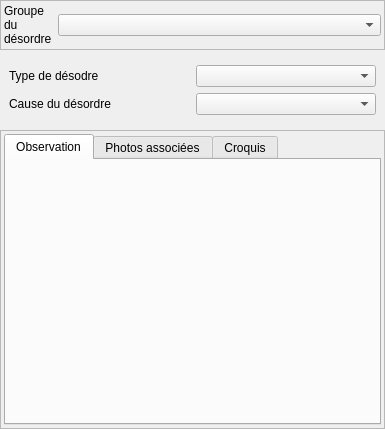
<?xml version="1.0" encoding="UTF-8"?>
<ui version="4.0">
 <class>Form</class>
 <widget class="QWidget" name="Form">
  <property name="geometry">
   <rect>
    <x>0</x>
    <y>0</y>
    <width>385</width>
    <height>429</height>
   </rect>
  </property>
  <property name="windowTitle">
   <string>Form</string>
  </property>
  <layout class="QVBoxLayout" name="verticalLayout_2" stretch="1,1,20">
   <property name="margin">
    <number>0</number>
   </property>
   <item>
    <widget class="QFrame" name="frame_2">
     <property name="frameShape">
      <enum>QFrame::StyledPanel</enum>
     </property>
     <property name="frameShadow">
      <enum>QFrame::Raised</enum>
     </property>
     <layout class="QGridLayout" name="gridLayout_3" columnstretch="1,10">
      <property name="margin">
       <number>3</number>
      </property>
      <item row="0" column="1">
       <widget class="QComboBox" name="comboBox_groupedes"/>
      </item>
      <item row="0" column="0">
       <widget class="QLabel" name="label_2">
        <property name="text">
         <string>Groupe du désordre</string>
        </property>
        <property name="wordWrap">
         <bool>true</bool>
        </property>
       </widget>
      </item>
     </layout>
    </widget>
   </item>
   <item>
    <widget class="QStackedWidget" name="stackedWidget">
     <property name="currentIndex">
      <number>0</number>
     </property>
     <widget class="QWidget" name="page">
      <layout class="QGridLayout" name="gridLayout_4">
       <item row="0" column="1">
        <widget class="QComboBox" name="comboBox_typedes"/>
       </item>
       <item row="0" column="0">
        <widget class="QLabel" name="label">
         <property name="text">
          <string>Type de désodre</string>
         </property>
         <property name="wordWrap">
          <bool>true</bool>
         </property>
        </widget>
       </item>
       <item row="1" column="0">
        <widget class="QLabel" name="label_5">
         <property name="text">
          <string>Cause du désordre</string>
         </property>
         <property name="wordWrap">
          <bool>true</bool>
         </property>
        </widget>
       </item>
       <item row="1" column="1">
        <widget class="QComboBox" name="comboBox_cause_des"/>
       </item>
      </layout>
     </widget>
     <widget class="QWidget" name="page_2">
      <layout class="QHBoxLayout" name="horizontalLayout_2">
       <item>
        <widget class="QLabel" name="label_3">
         <property name="text">
          <string>A remplir avec les spec desordre cat2</string>
         </property>
        </widget>
       </item>
      </layout>
     </widget>
     <widget class="QWidget" name="page_3">
      <layout class="QGridLayout" name="gridLayout_2">
       <item row="0" column="0">
        <widget class="QLabel" name="label_4">
         <property name="text">
          <string>des cat3</string>
         </property>
        </widget>
       </item>
      </layout>
     </widget>
    </widget>
   </item>
   <item>
    <widget class="QFrame" name="frame">
     <property name="frameShape">
      <enum>QFrame::StyledPanel</enum>
     </property>
     <property name="frameShadow">
      <enum>QFrame::Raised</enum>
     </property>
     <layout class="QVBoxLayout" name="verticalLayout">
      <property name="margin">
       <number>3</number>
      </property>
      <item>
       <widget class="QTabWidget" name="tabWidget">
        <property name="currentIndex">
         <number>0</number>
        </property>
        <widget class="QWidget" name="tab">
         <attribute name="title">
          <string>Observation</string>
         </attribute>
         <layout class="QGridLayout" name="gridLayout" columnstretch="0">
          <property name="margin">
           <number>3</number>
          </property>
         </layout>
        </widget>
        <widget class="QWidget" name="tab_2">
         <attribute name="title">
          <string>Photos associées</string>
         </attribute>
         <layout class="QVBoxLayout" name="verticalLayout_3">
          <property name="margin">
           <number>3</number>
          </property>
         </layout>
        </widget>
        <widget class="QWidget" name="tab_3">
         <attribute name="title">
          <string>Croquis</string>
         </attribute>
         <layout class="QVBoxLayout" name="verticalLayout_4">
          <property name="margin">
           <number>3</number>
          </property>
         </layout>
        </widget>
       </widget>
      </item>
     </layout>
    </widget>
   </item>
  </layout>
 </widget>
 <resources/>
 <connections/>
</ui>
